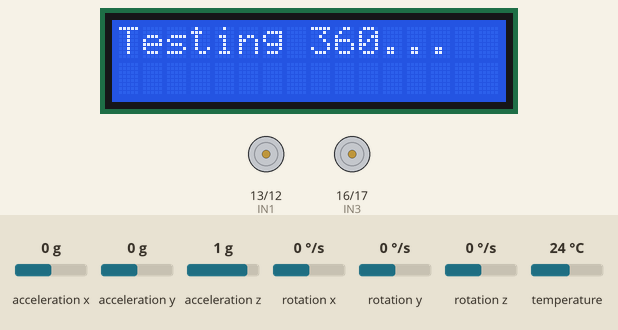
Bench run of a sketch on a simulated Arduino Uno, built with avr-gcc and run on an emulated ATmega328P. Parts: 16×2 character LCD, motor-driver pin pairs drawn as motors (green arrow = first pin HIGH = forward, orange = second pin HIGH = backward, longer = more drive, scaled by the enable pin). The test bench sets the inputs (shaded band); at power-on: rotation z 0 °/s, acceleration x 0 g, acceleration y 0 g, acceleration z 1 g, rotation x 0 °/s, rotation y 0 °/s, temperature 24 °C. What the sketch prints to the serial monitor is not drawn.

Above: at 1.0 s.
At 3.1 s:
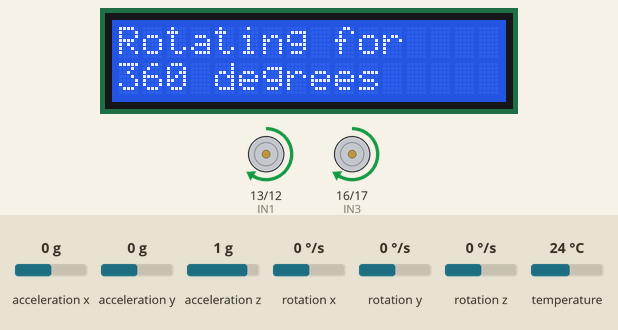
3.2 s: rotation z set to -109 °/s
6.2 s: rotation z set to -121 °/s
At 6.8 s:
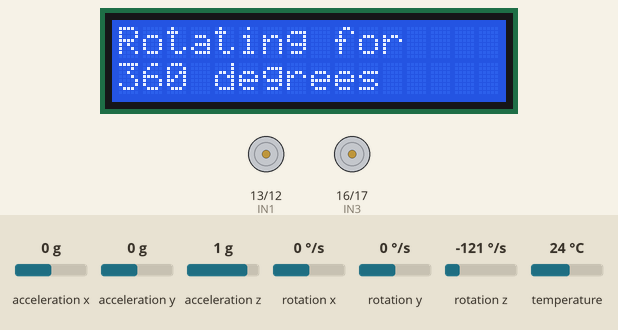
Timing chart, 0 to 9.2 s (numbered marks = the images above; inputs shaded):
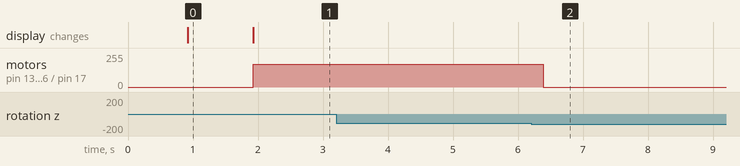

Measured:
- the behaviour switches between -116 and -117 °/s on rotation z (found by bisection; images 1 and 2)
- after the input at 3.2 s, every drawn part: stays the same
- what the display in image 0 shows lasts 1.0 s, from 0.9 s to 1.9 s

The sketch:

Test360v2.ino
```cpp
#include <LiquidCrystal.h>
#include <Wire.h>
#include <Adafruit_MPU6050.h>
#include <Adafruit_Sensor.h>
#include "Headers.h"

// LCD setup pins
const uint8_t RS = 8;
const uint8_t EN = 9;
const uint8_t D4 = 4;
const uint8_t D5 = 5;
const uint8_t D6 = 6;
const uint8_t D7 = 7;

// Input pins to drive the motors
const uint8_t IN1 = 13;
const uint8_t IN2 = 12;
//const uint8_t IN3 = 18;  // marked as pin A4 on the Arduino
//const uint8_t IN4 = 19;  // marked as pin A5 on the Arduino
//const uint8_t IN3 = 1;  // DISCONNECT PINS FROM ARDUINO WHEN UPLOADING SKETCH
//const uint8_t IN4 = 0;  // DISCONNECT PINS FROM ARDUINO WHEN UPLOADING SKETCH
const uint8_t IN3 = 16;  // marked as pin A2 on the Arduino
const uint8_t IN4 = 17;  // marked as pin A3 on the Arduino

// Motor enable pins
const uint8_t ENA = 11;
const uint8_t ENB = 3;

// Preset speeds that can be used to drive the motor at
const uint8_t TOP_GEAR = 255;
const uint8_t UPPER_GEAR = 128;
const uint8_t REV_UPPER_GEAR = 170;
const uint8_t NORMAL_GEAR = 80;
const uint8_t LOWER_GEAR = 50;

unsigned long start_time = 0;
unsigned long elapsed_time = 0;
bool has_spun = false;


// Setup the MPU
Adafruit_MPU6050 mpu;

// Setup the LCD
LiquidCrystal lcd(RS, EN, D4, D5, D6, D7);

void setup() {
  Serial.begin(115200);
  // Set the L298N's input pins as outputs from the Arduino
  pinMode(IN1, OUTPUT);
  pinMode(IN2, OUTPUT);
  pinMode(IN3, OUTPUT);
  pinMode(IN4, OUTPUT);
  pinMode(ENA, OUTPUT);
  pinMode(ENB, OUTPUT);

  // Init LCD
  lcd.begin(16, 2);

  if (!mpu.begin()) {
    lcd.setCursor(0, 0);
    lcd.print("MPU not found");
    while (1) { delay(20); }
  }

  lcd.clear();
  lcd.setCursor(0, 0);
  lcd.print("MPU found");
  delay(750);

  mpu.setAccelerometerRange(MPU6050_RANGE_16_G);
  mpu.setGyroRange(MPU6050_RANGE_500_DEG);
  mpu.setFilterBandwidth(MPU6050_BAND_94_HZ);

  delay(100);

  // Display run start message
  lcd.setCursor(0, 0);
  lcd.print("Testing 360...");
  delay(1000);

  // Start run & record start time
  lcd.clear();
  start_time = millis();
}

void loop() {
  // Calculate elapsed time
  elapsed_time = millis() - start_time;

  if (has_spun == false) {
    // Put rotation code/funtion here
    rotateCar(REV_UPPER_GEAR, 2250);
    has_spun = true;
    delay(1000);
  }

  delay(20);  // Delay for a small amount of time to smooth out operations
}


// ---------------------------------------
// ---------------------------------------
/*           HELPER FUNCTIONS           */
// ---------------------------------------
// ---------------------------------------


void rotateCar(uint8_t rotationSpeed, unsigned long MAX_ROTATION_TIME) {
  lcd.clear();
  lcd.setCursor(0, 0);
  lcd.print("Rotating for");
  lcd.setCursor(0, 1);
  lcd.print("360 degrees");

  // Timekeeping for dT
  unsigned long timeZero = millis();
  unsigned long rotationStartTime = millis();

  float degsRotated = 0;

  commandRotate(rotationSpeed);

  while (degsRotated < 360) {
    sensors_event_t a, g, temp;
    mpu.getEvent(&a, &g, &temp);

    unsigned long timeOne = millis();
    float rawGyroZ = g.gyro.z * RAD_TO_DEG;
    float deltaT = (float)(timeOne - timeZero) / (float)1000;
    degsRotated += rawGyroZ * deltaT * -1.0;  // degs = degsPerSec * secs
    timeZero = timeOne;
    Serial.print("degsRotated:");
    Serial.println(degsRotated);

    // Exit while loop
    if (degsRotated > 350) { break; }

    delay(10);
  }
  // Stop car from rotating
  stop();
}
void commandRotate(uint8_t speed) {
  analogWrite(ENA, speed);
  analogWrite(ENB, speed);
  digitalWrite(IN1, HIGH);
  digitalWrite(IN2, LOW);
  digitalWrite(IN3, HIGH);
  digitalWrite(IN4, LOW);
}
void commandRotateLeft(uint8_t speed) {
  analogWrite(ENA, speed);
  analogWrite(ENB, speed);
  digitalWrite(IN1, LOW);
  digitalWrite(IN2, HIGH);
  digitalWrite(IN3, LOW);
  digitalWrite(IN4, HIGH);
}

void stop() {
  digitalWrite(ENA, LOW);
  digitalWrite(ENB, LOW);
  digitalWrite(IN1, LOW);
  digitalWrite(IN2, LOW);
  digitalWrite(IN3, LOW);
  digitalWrite(IN4, LOW);
}
```

Headers.h
```cpp
#ifndef USER_FUNCS_H
#define USER_FUNCS_H

//Function declarations
void rotateCar(uint8_t rotationSpeed, unsigned long MAX_ROTATION_TIME);
void commandRotate(uint8_t speed);
void commandRotateLeft(uint8_t speed);
void stop();

#endif
```
